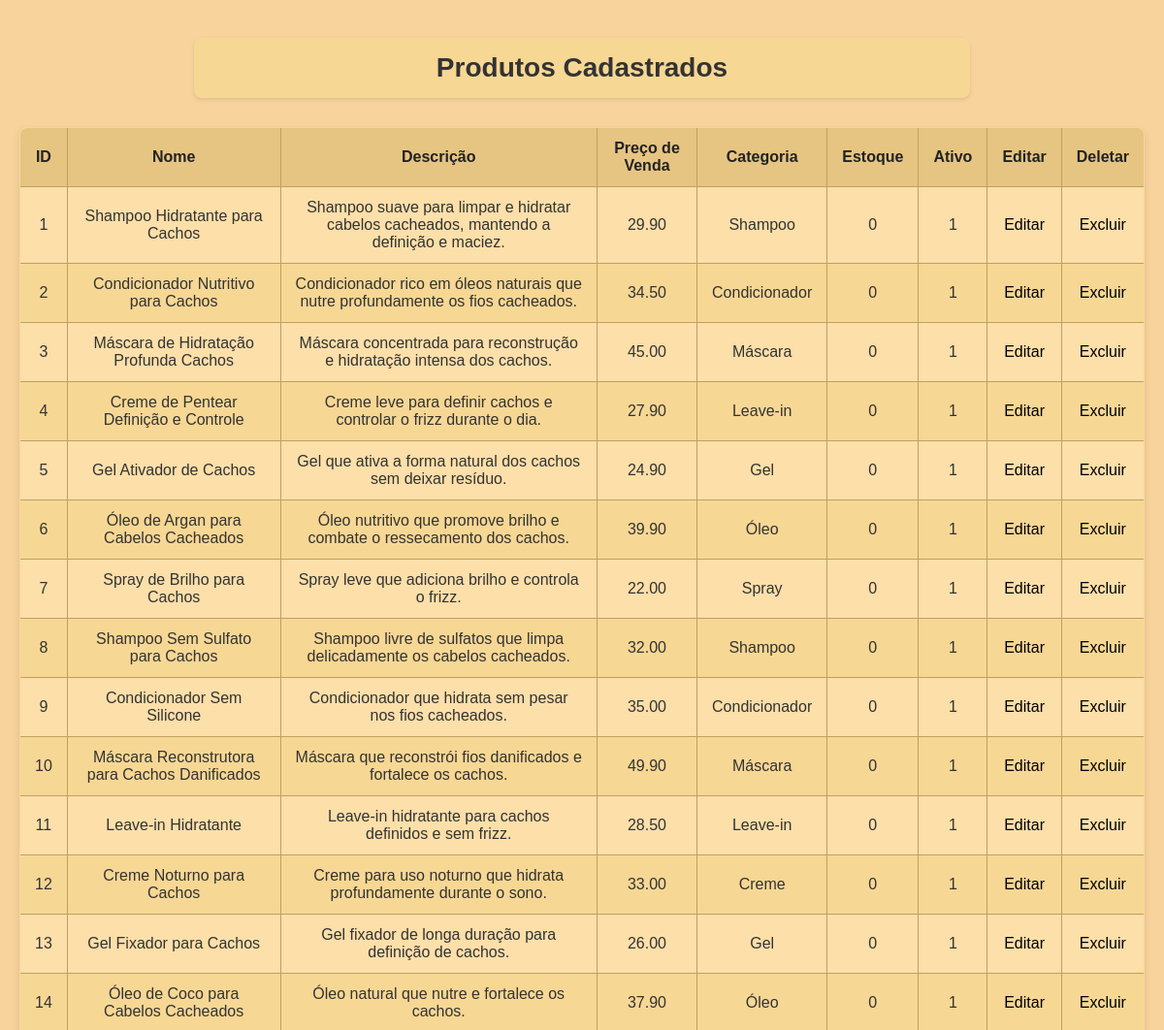
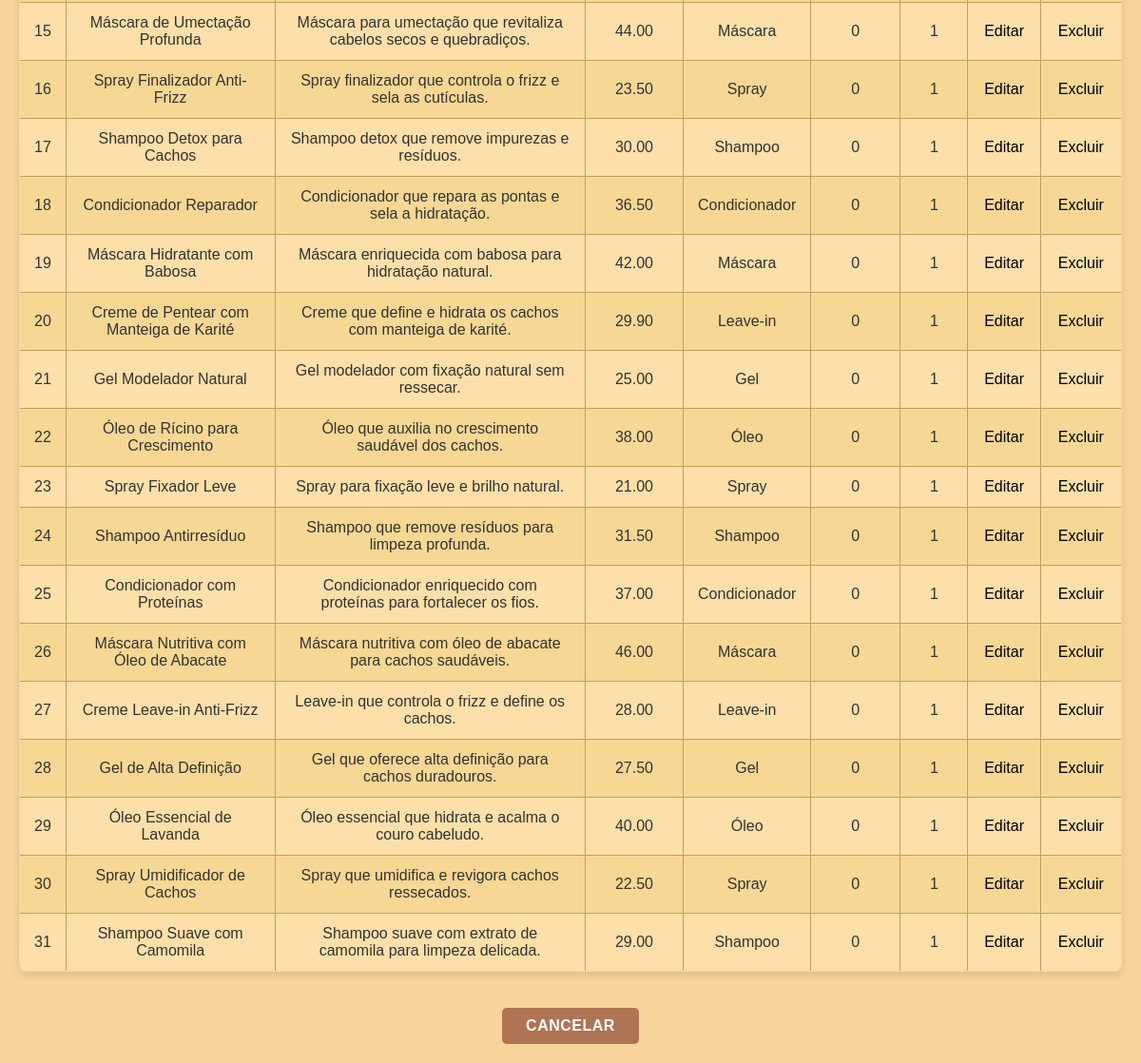
Page /crud/FormConsultarProduto.php on the committed database (2 pictures, top to bottom).
### tables this page shows
CREATE TABLE IF NOT EXISTS `tb_produtos` (
  `id_produtos` INT NOT NULL AUTO_INCREMENT,
  `nome` VARCHAR(100) NOT NULL,
  `descricao` TEXT NOT NULL,
  `preco_venda` DECIMAL(10,2) NOT NULL,
  `categoria` VARCHAR(50) NOT NULL,
  `quantidade_estoque` INT NOT NULL,
  `path` VARCHAR(100) NOT NULL,
  `data_upload` DATE NOT NULL,
  `ativo` TINYINT(1) NOT NULL DEFAULT 1,
  PRIMARY KEY (`id_produtos`)
);

### crud/FormConsultarProduto.php (the view, shortened to what this page needs)
<!DOCTYPE html>
<html>
    <head>
        <link type="text/css" rel="stylesheet" href="../css/consultar.css">
    </head>
     <body>
                <h1>Produtos Cadastrados</h1>
                <table
                   width="100%"
                   border="1"
                   bordercolor="black"
                   cellspacing="2"
                   cellpadding="5"
                   >
                    <tr>
                        <td align="center"> <strong>ID</strong></td>
                        <td align="center"> <strong>Nome</strong></td>
                        <td align="center"> <strong>Descrição</strong></td>
                        <td align="center"> <strong>Preço de Venda</strong></td>
                        <td align="center"> <strong>Categoria</strong></td>
                        <td align="center"> <strong>Estoque</strong></td>
                        <td align="center"> <strong>Ativo</strong></td>
                        <td width="10"> <strong>Editar</strong></td>
                        <td width="10"> <strong>Deletar</strong></td>
                    </tr>
                    <?php
                        include("../conectarbd.php");
                        $selecionar= mysqli_query($conn, "SELECT * FROM tb_produtos");
                        while ($campo= mysqli_fetch_array($selecionar)){?>
                            <tr>
                                <td align="center"><?=$campo["id_produtos"]?></td>
                                <td align="center"><?=$campo["nome"]?></td>
                                <td align="center"><?=$campo["descricao"]?></td>
                                <td align="center"><?=$campo["preco_venda"]?></td>
                                <td align="center"><?=$campo["categoria"]?></td>
                                <td align="center"><?=$campo["quantidade_estoque"]?></td>
                                <td align="center"><?=$campo["ativo"]?></td>
                                <td align="center"><a href="FormEditarProduto.php?editarid=<?php echo $campo ['id_produtos'];?>">Editar</a></td>
                                <td align="center"><a href="ExcluirProduto.php?p=excluir&produto=<?php echo $campo['id_produtos'];?>">Excluir</a></td>
                            </tr>
                    <?php }?>
                </table><br>
                    <a href="../html/dashboard.php"><input type="button" class="botoes" value="Cancelar"/></a>
    </body>
</html>

### css/consultar.css (style rules this page uses)
body { font-family: sans-serif; background-color: #F8D39C; display: flex; flex-direction: column; align-items: center; min-height: 100vh; margin: 0; padding: 20px; box-sizing: border-box; }
h1 { text-align: center; color: #333; margin-bottom: 30px; font-size: 28px; padding: 15px 30px; background-color: #f7d794; border-radius: 8px; box-shadow: 0 2px 4px rgba(0, 0, 0, 0.1); max-width: 800px; width: 100%; box-sizing: border-box; }
table { background-color: #f7d794; border-collapse: collapse; margin-bottom: 20px; border: 1px solid #c0a060; border-radius: 8px; overflow: hidden; box-shadow: 0 4px 8px rgba(0, 0, 0, 0.1); }
table tr:first-child { background-color: #e6c582; }
table th, table td { padding: 12px 15px; text-align: center; border: 1px solid #c0a060; color: #333; }
table strong { color: #222; }
table tr:nth-child(even) { background-color: #fcdfa9; }
a { color: #000000; text-decoration: none; transition: color 0.2s; }
.botoes { background-color: #af7454; color: #ffffff; padding: 10px 25px; border: none; border-radius: 5px; cursor: pointer; font-size: 16px; transition: background-color 0.3s, border-color 0.3s, box-shadow 0.2s; text-transform: uppercase; font-weight: bold; letter-spacing: 0.5px; }

### rows in the picture
tb_produtos: id_produtos "1", nome "Shampoo Hidratante para Cachos", descricao "Shampoo suave para limpar e hidratar cabelos cacheados, mantendo a definição e maciez.", preco_venda "29.90", categoria "Shampoo", quantidade_estoque "0", ativo "1"
tb_produtos: id_produtos "2", nome "Condicionador Nutritivo para Cachos", descricao "Condicionador rico em óleos naturais que nutre profundamente os fios cacheados.", preco_venda "34.50", categoria "Condicionador", quantidade_estoque "0", ativo "1"
tb_produtos: id_produtos "3", nome "Máscara de Hidratação Profunda Cachos", descricao "Máscara concentrada para reconstrução e hidratação intensa dos cachos.", preco_venda "45.00", categoria "Máscara", quantidade_estoque "0", ativo "1"
tb_produtos: id_produtos "4", nome "Creme de Pentear Definição e Controle", descricao "Creme leve para definir cachos e controlar o frizz durante o dia.", preco_venda "27.90", categoria "Leave-in", quantidade_estoque "0", ativo "1"
tb_produtos: id_produtos "5", nome "Gel Ativador de Cachos", descricao "Gel que ativa a forma natural dos cachos sem deixar resíduo.", preco_venda "24.90", categoria "Gel", quantidade_estoque "0", ativo "1"
tb_produtos: id_produtos "6", nome "Óleo de Argan para Cabelos Cacheados", descricao "Óleo nutritivo que promove brilho e combate o ressecamento dos cachos.", preco_venda "39.90", categoria "Óleo", quantidade_estoque "0", ativo "1"
tb_produtos: id_produtos "7", nome "Spray de Brilho para Cachos", descricao "Spray leve que adiciona brilho e controla o frizz.", preco_venda "22.00", categoria "Spray", quantidade_estoque "0", ativo "1"
tb_produtos: id_produtos "8", nome "Shampoo Sem Sulfato para Cachos", descricao "Shampoo livre de sulfatos que limpa delicadamente os cabelos cacheados.", preco_venda "32.00", categoria "Shampoo", quantidade_estoque "0", ativo "1"
tb_produtos: id_produtos "9", nome "Condicionador Sem Silicone", descricao "Condicionador que hidrata sem pesar nos fios cacheados.", preco_venda "35.00", categoria "Condicionador", quantidade_estoque "0", ativo "1"
tb_produtos: id_produtos "10", nome "Máscara Reconstrutora para Cachos Danificados", descricao "Máscara que reconstrói fios danificados e fortalece os cachos.", preco_venda "49.90", categoria "Máscara", quantidade_estoque "0", ativo "1"
tb_produtos: id_produtos "11", nome "Leave-in Hidratante", descricao "Leave-in hidratante para cachos definidos e sem frizz.", preco_venda "28.50", categoria "Leave-in", quantidade_estoque "0", ativo "1"
tb_produtos: id_produtos "12", nome "Creme Noturno para Cachos", descricao "Creme para uso noturno que hidrata profundamente durante o sono.", preco_venda "33.00", categoria "Creme", quantidade_estoque "0", ativo "1"
tb_produtos: id_produtos "13", nome "Gel Fixador para Cachos", descricao "Gel fixador de longa duração para definição de cachos.", preco_venda "26.00", categoria "Gel", quantidade_estoque "0", ativo "1"
tb_produtos: id_produtos "14", nome "Óleo de Coco para Cabelos Cacheados", descricao "Óleo natural que nutre e fortalece os cachos.", preco_venda "37.90", categoria "Óleo", quantidade_estoque "0", ativo "1"
tb_produtos: id_produtos "15", nome "Máscara de Umectação Profunda", descricao "Máscara para umectação que revitaliza cabelos secos e quebradiços.", preco_venda "44.00", categoria "Máscara", quantidade_estoque "0", ativo "1"
tb_produtos: id_produtos "16", nome "Spray Finalizador Anti-Frizz", descricao "Spray finalizador que controla o frizz e sela as cutículas.", preco_venda "23.50", categoria "Spray", quantidade_estoque "0", ativo "1"
tb_produtos: id_produtos "17", nome "Shampoo Detox para Cachos", descricao "Shampoo detox que remove impurezas e resíduos.", preco_venda "30.00", categoria "Shampoo", quantidade_estoque "0", ativo "1"
tb_produtos: id_produtos "18", nome "Condicionador Reparador", descricao "Condicionador que repara as pontas e sela a hidratação.", preco_venda "36.50", categoria "Condicionador", quantidade_estoque "0", ativo "1"
tb_produtos: id_produtos "19", nome "Máscara Hidratante com Babosa", descricao "Máscara enriquecida com babosa para hidratação natural.", preco_venda "42.00", categoria "Máscara", quantidade_estoque "0", ativo "1"
tb_produtos: id_produtos "20", nome "Creme de Pentear com Manteiga de Karité", descricao "Creme que define e hidrata os cachos com manteiga de karité.", preco_venda "29.90", categoria "Leave-in", quantidade_estoque "0", ativo "1"
tb_produtos: id_produtos "21", nome "Gel Modelador Natural", descricao "Gel modelador com fixação natural sem ressecar.", preco_venda "25.00", categoria "Gel", quantidade_estoque "0", ativo "1"
tb_produtos: id_produtos "22", nome "Óleo de Rícino para Crescimento", descricao "Óleo que auxilia no crescimento saudável dos cachos.", preco_venda "38.00", categoria "Óleo", quantidade_estoque "0", ativo "1"
tb_produtos: id_produtos "23", nome "Spray Fixador Leve", descricao "Spray para fixação leve e brilho natural.", preco_venda "21.00", categoria "Spray", quantidade_estoque "0", ativo "1"
tb_produtos: id_produtos "24", nome "Shampoo Antirresíduo", descricao "Shampoo que remove resíduos para limpeza profunda.", preco_venda "31.50", categoria "Shampoo", quantidade_estoque "0", ativo "1"
tb_produtos: id_produtos "25", nome "Condicionador com Proteínas", descricao "Condicionador enriquecido com proteínas para fortalecer os fios.", preco_venda "37.00", categoria "Condicionador", quantidade_estoque "0", ativo "1"
tb_produtos: id_produtos "26", nome "Máscara Nutritiva com Óleo de Abacate", descricao "Máscara nutritiva com óleo de abacate para cachos saudáveis.", preco_venda "46.00", categoria "Máscara", quantidade_estoque "0", ativo "1"
tb_produtos: id_produtos "27", nome "Creme Leave-in Anti-Frizz", descricao "Leave-in que controla o frizz e define os cachos.", preco_venda "28.00", categoria "Leave-in", quantidade_estoque "0", ativo "1"
tb_produtos: id_produtos "28", nome "Gel de Alta Definição", descricao "Gel que oferece alta definição para cachos duradouros.", preco_venda "27.50", categoria "Gel", quantidade_estoque "0", ativo "1"
tb_produtos: id_produtos "29", nome "Óleo Essencial de Lavanda", descricao "Óleo essencial que hidrata e acalma o couro cabeludo.", preco_venda "40.00", categoria "Óleo", quantidade_estoque "0", ativo "1"
tb_produtos: id_produtos "30", nome "Spray Umidificador de Cachos", descricao "Spray que umidifica e revigora cachos ressecados.", preco_venda "22.50", categoria "Spray", quantidade_estoque "0", ativo "1"
tb_produtos: id_produtos "31", nome "Shampoo Suave com Camomila", descricao "Shampoo suave com extrato de camomila para limpeza delicada.", preco_venda "29.00", categoria "Shampoo", quantidade_estoque "0", ativo "1"
